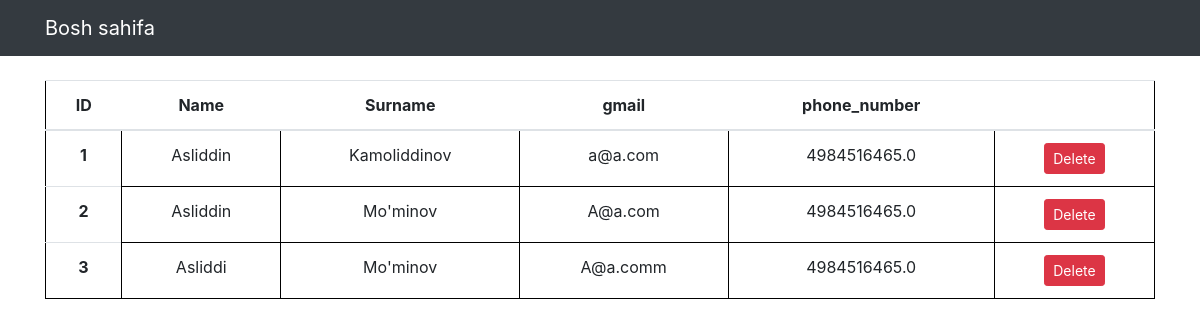
Page /account/all/contacts/ on the earlier database version.
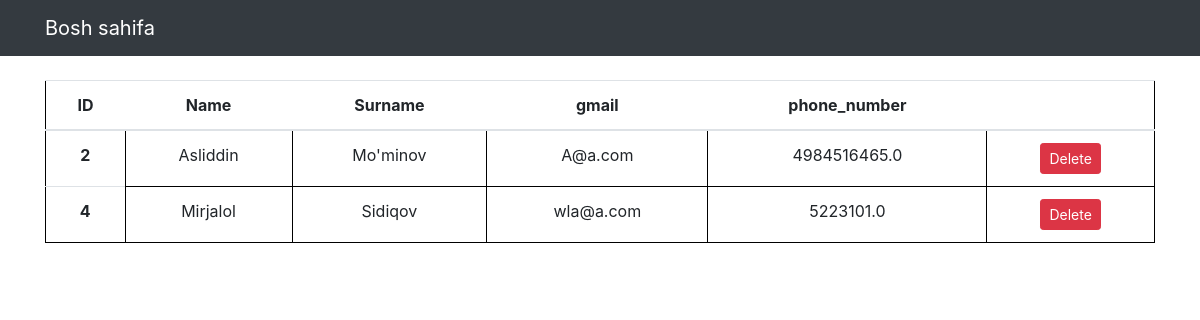
Same page on the later database version.
### account/models.py (models this page shows, shortened)
class Contact(models.Model):
    name = models.CharField(max_length=100)
    surname = models.CharField(max_length=255)
    gmail = models.CharField(max_length=255, unique=True)
    phone_number = models.FloatField()
    message = models.TextField()
    created_at = models.DateTimeField(auto_now_add=True)
    updated_at = models.DateTimeField(auto_now=True)

### account/views.py (the view)
# urls.py: path("all/contacts/", all_contact, name="all-contacts"),
def all_contact(request):
    contacts = Contact.objects.all()
    context = {
        "contacts":contacts
    }
    return render(request, "account/client.html", context)

### templates/account/client.html (shortened to what this page needs)
<!DOCTYPE html>
<html lang="en">
<head>
    <link rel="stylesheet" href="https://maxcdn.bootstrapcdn.com/bootstrap/4.0.0/css/bootstrap.min.css"
>
</head>
<body>
    <nav class="navbar navbar-expand-lg navbar-dark bg-dark">
        <div class="container">
            <a class="navbar-brand" href="{% url 'bosh-sahifa' %}">Bosh sahifa</a>
        </div>
    </nav>
<div class="container mt-4">
    <table class="table">
        <thead>
            <tr style="text-align: center;">
                <th scope="col">ID</th>
                <th scope="col">Name</th>
                <th scope="col">Surname</th>
                <th scope="col">gmail</th>
                <th scope="col">phone_number</th>
                <th scope="col"></th>
            </tr>
        </thead>
        <tbody>
            {% for contact in contacts %}
                <tr style="text-align: center;">
                    <th scope="row">{{contact.id}}</th>
                    <td>{{contact.name}}</td>
                    <td>{{contact.surname}}</td>
                    <td>{{contact.gmail}}</td>
                    <td>{{contact.phone_number}}</td>
                    <td>
                        <a href="{% url 'delete-contact' pk=contact.id %}" class="btn btn-danger btn-sm">Delete</a>
                    </td>
                </tr>
            {% endfor %}
        </tbody>
    </table>
</div>

### templates/account/client.html (style rules this page uses)
table, tr, td { border: 1px solid black; border-collapse: collapse; }

Differences in the rows shown:
removed Contact: id "1", name "Asliddin", surname "Kamoliddinov", gmail "a@a.com", phone_number "4984516465.0"
removed Contact: id "3", name "Asliddi", surname "Mo'minov", gmail "A@a.comm", phone_number "4984516465.0"
added Contact: id "4", name "Mirjalol", surname "Sidiqov", gmail "wla@a.com", phone_number "5223101.0"
